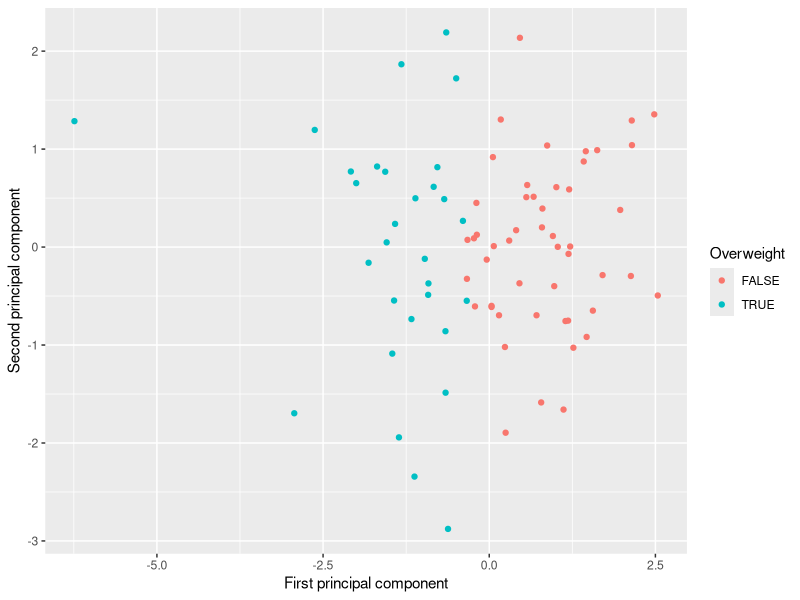

This figure's R source:
library(stats)
library(ggplot2)

set.seed(42)

# Construct a dataset with 3 features height, weight and BMI with 100 samples
height <- rnorm(100, mean = 170, sd = 10)
weight <- rnorm(100, mean = 70, sd = 5)
bmi <- weight / (height / 100) ^ 2

# Create a binary target variable based on BMI
bmi_threshold <- 25
target <- bmi > bmi_threshold

# Create a data frame
df <- data.frame(Height = height, Weight = weight, BMI = bmi, Overweight = target)

# Take the data and target values for Logistic Regression
data <- df
target <- data$Overweight
data$Overweight <- NULL

# Split the data
set.seed(42)
train_indices <- sample(seq_len(nrow(data)), size = 0.8 * nrow(data))
x_train <- data[train_indices, ]
x_test <- data[-train_indices, ]
y_train <- target[train_indices]
y_test <- target[-train_indices]

# Applying PCA to reduce to 2 dimensions
pca <- prcomp(x_train, center = TRUE, scale. = TRUE)
x_train_pca <- pca$x[, 1:2]
x_test_pca <- predict(pca, newdata = x_test)[, 1:2]

# TODO: Train the Logistic Regression model with PCA-reduced training data and the target variable
train_data <- data.frame(x_train_pca, Overweight = y_train)
model <- glm(Overweight ~ PC1 + PC2, data = train_data, family = binomial)

# TODO: Predict the labels for the PCA-reduced testing data using the trained model
predicted_probabilities <- predict(model, newdata = as.data.frame(x_test_pca), type = "response")
predicted_labels <- predicted_probabilities > 0.5

# Visualizing the PCA-reduced data (2D scatter plot for the first two principal components)
plot <- ggplot(as.data.frame(x_train_pca), aes(x = PC1, y = PC2, color = as.factor(y_train))) +
  geom_point() +
  labs(x = "First principal component", y = "Second principal component", color = "Overweight")

print(plot)

# TODO: Calculate and print the accuracy of the Logistic Regression model.
accuracy <- mean(predicted_labels == y_test)
cat("Logistic Regression Accuracy:", accuracy * 100, "%\n")
